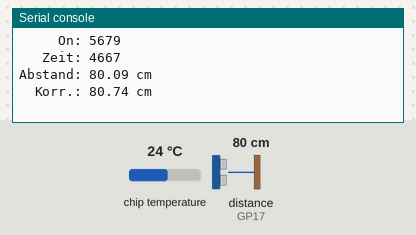
The program below on a simulated Raspberry Pi Pico running MicroPython. On the bench: the last lines printed to the serial console. The inputs (shaded band) are chosen by the test bench; at power-on: chip temperature 24 °C, distance to the obstacle (sensor on GP17) 80 cm. The echo pulse lasts 58.3 µs per cm.

Above: at 1.2 s.
1.3 s: chip temperature set to 1 °C
At 4.1 s:
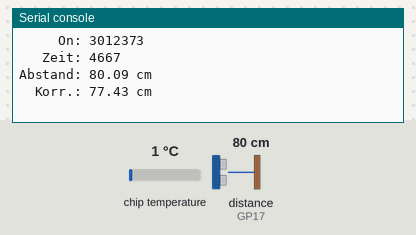
5.2 s: distance to the obstacle (sensor on GP17) set to 2 cm
At 6.5 s:
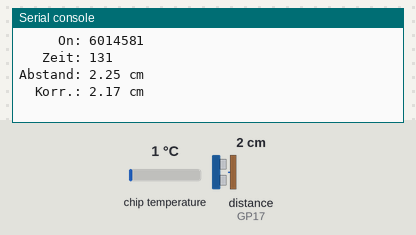
9.1 s: chip temperature set to 11 °C
At 12.4 s:
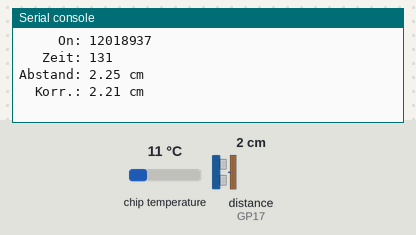
13.0 s: distance to the obstacle (sensor on GP17) set to 4 cm
At 16.0 s:
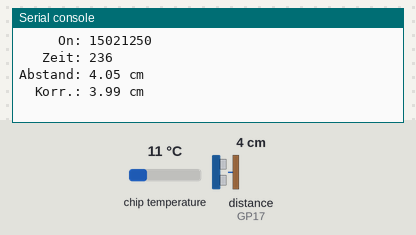
Timing chart, 0 to 17.5 s (numbered marks = the images above; inputs shaded):
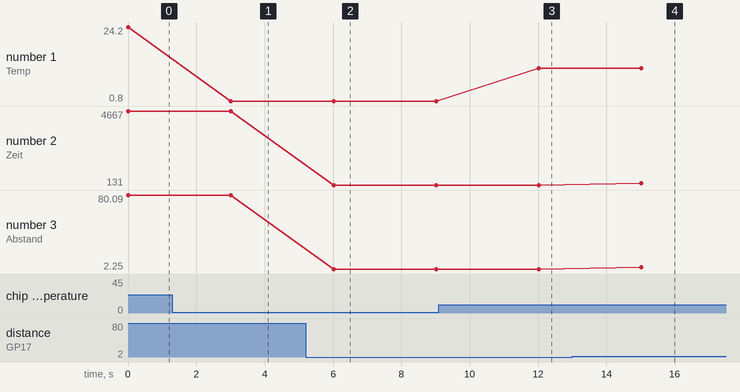

Measured:
- after the input at 1.3 s, the serial console: prints a new line after 1.7 s (image 1)
- after the input at 5.2 s, the serial console: prints a new line after 0.82 s (image 2)
- after the input at 9.1 s, the serial console: prints a new line after 2.9 s (image 3)
- after the input at 13.0 s, the serial console: prints a new line after 2.0 s (image 4)
- plotted number 1: 24.2 → 0.8 after the input at 1.3 s, 0.8 → 11.1 after the input at 9.1 s
- plotted number 2: 4667 → 131 after the input at 5.2 s, 131 → 236 after the input at 13.0 s
- plotted number 3: 80.09 → 2.25 after the input at 5.2 s, 2.25 → 4.05 after the input at 13.0 s

The program:

PB-04-1-20-ElKo-Abstandsmessung_mit_HC-SR04_mit_TempKomp.py
```python
#==========================================================================
#
# PB-4-1-20-ElKo-Abstandsmessung mit HC-SR04 mit TempKomp.py
#
# 1 HC-SR501 PIR-Sensor
#
#==========================================================================
#
# Bibliotheken laden
from machine import Pin, ADC
from utime import sleep, sleep_us, ticks_us

# Initialisierung GPIO-Ausgang für Trigger-Signal
trigger = Pin(16, Pin.OUT)

# Initialisierung GPIO-Eingang für Echo-Signal
echo = Pin(17, Pin.IN)

# Initialisierung des ADC4 (Temperatursensor)
sensor_temp = ADC(4)
conversion_factor = 3.3 / (65535)

# Wiederholung (Endlos-Schleife)
while True:
    # Spannung messen und in Temperatur umrechnen
    read = sensor_temp.read_u16()
    spannung = read * conversion_factor
    temperatur = 27 - (spannung - 0.706) / 0.001721
    # Abstand messen
    trigger.low()
    sleep_us(2)
    trigger.high()
    sleep_us(5)
    trigger.low()
    # Zeitmessungen
    while echo.value() == 0:
       signaloff = ticks_us()
    while echo.value() == 1:
       signalon = ticks_us()
    # Vergangene Zeit ermitteln
    timepassed = signalon - signaloff
    # Abstand/Entfernung ermitteln
    # Entfernung über die Schallgeschwindigkeit (34320 cm/s bei 20 °C) berechnen
    # Durch 2 teilen, wegen Hin- und Rückweg
    abstand = timepassed * 0.03432 / 2
    # Abstand/Entfernung mit Temperatur-Korrektur
    abstand_korr = timepassed * (331.3 + 0.606 * temperatur) / 10000 / 2
    # Ergebnis ausgeben
    print('  Temp.:', str("%.1f" % temperatur), '°C')
    print('    Off:', signaloff)
    print('     On:', signalon)
    print('   Zeit:', timepassed)
    print('Abstand:', str("%.2f" % abstand), 'cm')
    print('  Korr.:', str("%.2f" % abstand_korr), 'cm')
    print()
    # 3 Sekunde warten
    sleep(3)
```
